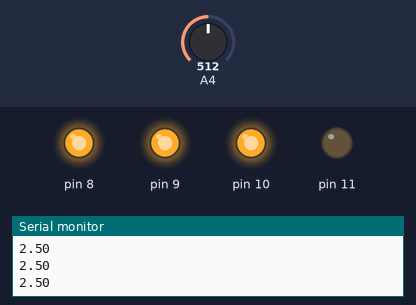
Simulated run of this sketch. Board: Arduino Uno, built with avr-gcc and run on an emulated ATmega328P. Shown: output pins drawn as LEDs (lit = HIGH), the last lines printed to the serial monitor. Inputs (shaded band) come from the test bench; at power-on: A4 = 512.

Above: at 1.2 s.
1.3 s: A4 set to 498
At 1.7 s:
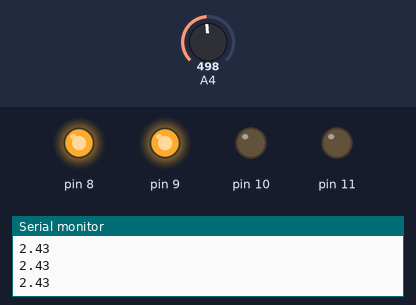
2.9 s: A4 set to 220
4.4 s: A4 set to 198
At 5.7 s:
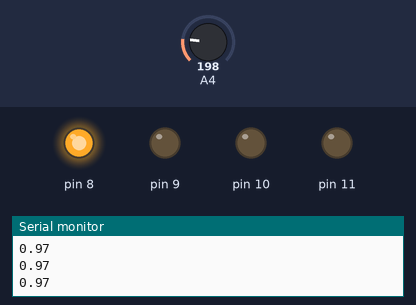
6.0 s: A4 set to 43
7.5 s: A4 set to 38
At 8.8 s:
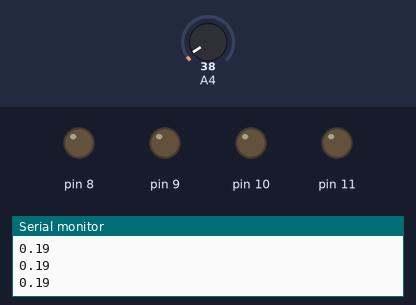
9.1 s: A4 set to 122
At 10.5 s:
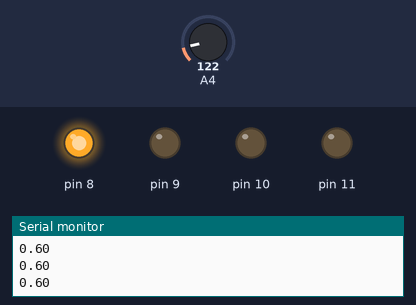
Timing chart, 0 to 11.7 s (numbered marks = the images above; inputs shaded):
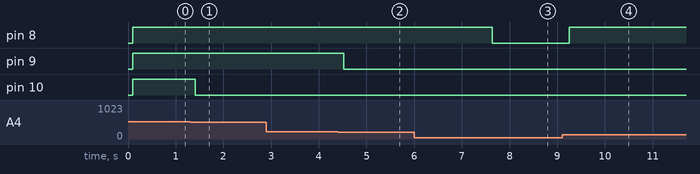

The sketch:

c2classpotent_conductivity_meter.ino
```cpp
int analogVal;
float voltage;

void setup() {
  // put your setup code here, to run once:
Serial.begin(9600);
pinMode(8,OUTPUT);
pinMode(9,OUTPUT);
pinMode(10,OUTPUT);
pinMode(11,OUTPUT);
}

void loop() {
  // put your main code here, to run repeatedly:
analogVal=analogRead (A4);
voltage = analogVal / 1023.0 * 5.0;

Serial.println(voltage);
delay(100);
if (voltage>=0.2) digitalWrite(8,HIGH);else digitalWrite (8,LOW);
if (voltage>=1) digitalWrite(9,HIGH);else digitalWrite (9,LOW);
if (voltage>=2.5) digitalWrite(10,HIGH);else digitalWrite (10,LOW);
if (voltage>=4.0) digitalWrite(11,HIGH);else digitalWrite (11,LOW);

}
```

Measured:
- the behaviour switches between 512 and 511 on A4 (found by bisection; images 0 and 1)
- the behaviour switches between 205 and 204 on A4 (found by bisection; images 1 and 2)
- the behaviour switches between 41 and 40 on A4 (found by bisection; images 2 and 3)
- after the input at 1.3 s, pin 10: HIGH → LOW after 0.11 s
- after the input at 4.4 s, pin 9: HIGH → LOW after 0.12 s
- after the input at 7.5 s, pin 8: HIGH → LOW after 0.14 s
- after the input at 9.1 s, pin 8: LOW → HIGH after 0.15 s
